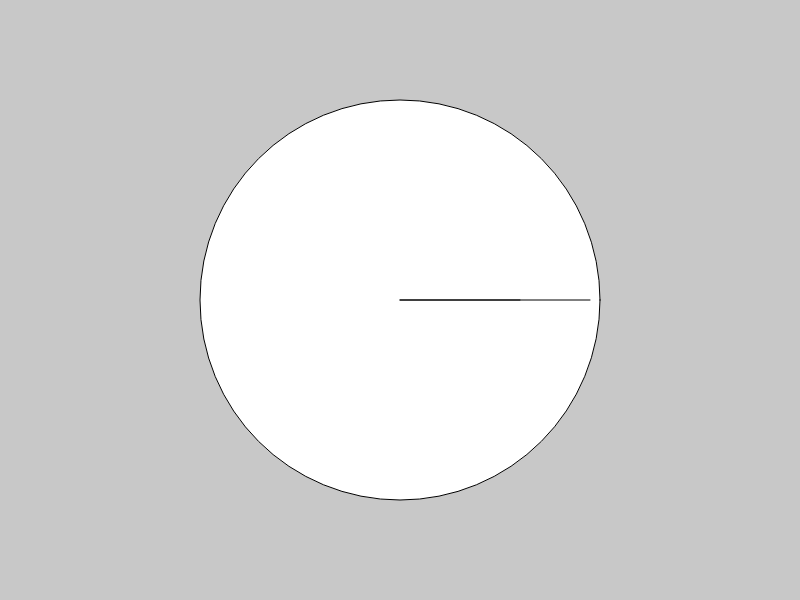
Frame 1 (no input)
Frame 60 (no input): identical to frame 1, image omitted
Frame 120 (the mouse pressed at the canvas centre since frame 60): identical to frame 1, image omitted

The p5.js sketch that drew this single still picture (run headless with seeded random() and noise() and a simulated clock; from frame 60 on, the mouse is pressed at the canvas centre):

// p5.js sketch
// ── sketch.js
Rh = 120
Rm = 190

function setup() {
	createCanvas(800,600);
}  

function draw() {
	
	ponteiroH = createVector(Rh, 0);


	background(200);
	translate(width/2,height/2);

	circle(0, 0, 400);

	line(0, 0, Rh, 0);
	line(0, 0, Rm, 0);



}


function calc_theta_h(){




}
